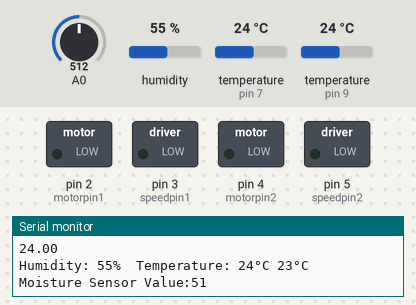
Recording of a sketch running on a simulated Arduino Uno, built with avr-gcc and run on an emulated ATmega328P. On the bench: switched loads named in the sketch (green lamp = pin HIGH), the last lines printed to the serial monitor. The test bench sets the inputs (shaded band); at power-on: A0 = 512, humidity 55 %, temperature (sensors on pin 7, pin 9) 24 °C.

Above: at 7.5 s.
7.6 s: A0 set to 698
13.0 s: A0 set to 721
At 15.5 s:
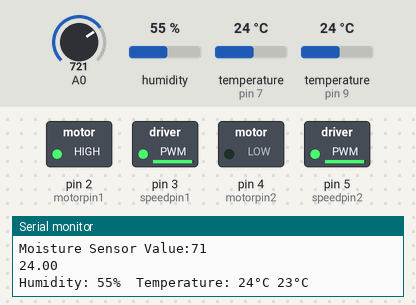
18.4 s: A0 set to 306
At 23.3 s:
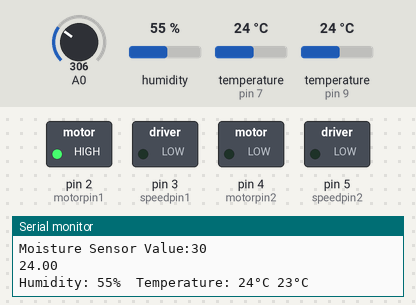
24.1 s: A0 set to 716
At 27.9 s:
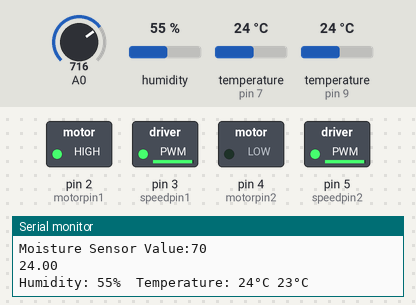
29.5 s: A0 set to 60
At 34.5 s:
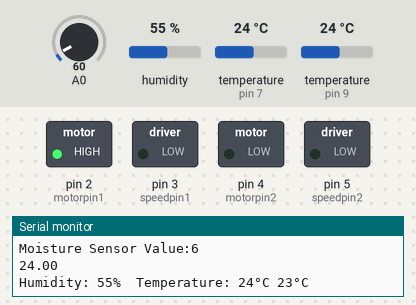
Timing chart, 0 to 36.0 s (numbered marks = the images above; inputs shaded):
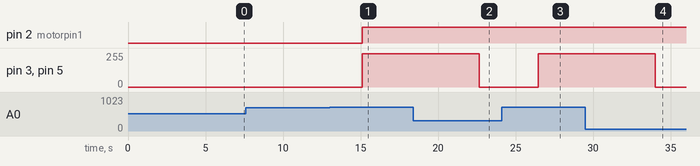

Measured:
- the behaviour switches between 705 and 706 on A0 (found by bisection; images 0 and 1)
- after the input at 13.0 s, pin 2 (motorpin1): LOW → HIGH after 2.1 s; pin 3 (speedpin1), pin 5 (speedpin2): 0/255 → 250/255 after 2.1 s
- after the input at 18.4 s, pin 3 (speedpin1), pin 5 (speedpin2): 250/255 → 0/255 after 4.3 s
- after the input at 24.1 s, pin 3 (speedpin1), pin 5 (speedpin2): 0/255 → 250/255 after 2.4 s
- after the input at 29.5 s, pin 3 (speedpin1), pin 5 (speedpin2): 250/255 → 0/255 after 4.5 s

The sketch:

Integration.ino
```cpp
#include <OneWire.h>
#include "DHT.h"

int DS18S20_Pin = 9;  //DS18S20 Signal pin on digital 9
//Temperature chip i/o
OneWire ds(DS18S20_Pin); // on digital pin 2


#define DHTPIN 7// Digital pin connected to the DHT sensor
#define DHTTYPE DHT22   // DHT 22  (AM2302), AM2321
DHT dht(DHTPIN, DHTTYPE);


int analogValue = 0;
int period = 3000;
unsigned long time_now = 0;
int speed = 250;
int motorpin1 = 2 ;
int motorpin2 = 4 ;
int speedpin1 = 3 ;
int speedpin2 = 5 ;
int moisture_value = 0;

void setup(){
  pinMode(motorpin1, OUTPUT);
  pinMode(motorpin2, OUTPUT);
  pinMode(speedpin1, OUTPUT);
  pinMode(speedpin2, OUTPUT);
  Serial.begin(9600);
  dht.begin();

}

void loop(){
  if(millis() > time_now + period){
  moisture_value = map(moisture(), 1023, 0, 100, 0);
  Serial.print("Moisture Sensor Value:");
  Serial.println(moisture_value);

  float temperature = soil_temperature(); //will take about 750ms to run
  Serial.println(temperature);

  int* humidity_ptr = humidity();

  Serial.print(F("Humidity: "));
  Serial.print(humidity_ptr[0]);
  Serial.print(F("%  Temperature: "));
  Serial.print(humidity_ptr[1]);
  Serial.print(F("°C "));
  Serial.print(humidity_ptr[2]);
  Serial.println(F("°C "));

  time_now = millis();

  }
  if(moisture_value >= 70){
    forward();
  }

  else{
    stop_robot();
  }

 }


int moisture(){
 return analogRead(A0);
}

float soil_temperature(){
  //returns the temperature from one DS18S20 in DEG Celsius

byte data[12];
byte addr[8];

if ( !ds.search(addr)) {
//no more sensors on chain, reset search
ds.reset_search();
return -1000;
}

if ( OneWire::crc8( addr, 7) != addr[7]) {
Serial.println("CRC is not valid!");
return -1000;
}

if ( addr[0] != 0x10 && addr[0] != 0x28) {
Serial.print("Device is not recognized");
return -1000;
}

ds.reset();
ds.select(addr);
ds.write(0x44,1); // start conversion, with parasite power on at the end

delay(750); // Wait for temperature conversion to complete

byte present = ds.reset();
ds.select(addr);
ds.write(0xBE); // Read Scratchpad


for (int i = 0; i < 9; i++) { // we need 9 bytes
data[i] = ds.read();
}

ds.reset_search();

byte MSB = data[1];
byte LSB = data[0];

float tempRead = ((MSB << 8) | LSB); //using two's compliment
float TemperatureSum = tempRead / 16;

return TemperatureSum;

}


int* humidity(){
  int* res = new int[3];
  // Reading temperature or humidity takes about 250 milliseconds!
  // Sensor readings may also be up to 2 seconds 'old' (its a very slow sensor)
  float h = dht.readHumidity();
  // Read temperature as Celsius (the default)
  float t = dht.readTemperature();

  // Check if any reads failed and exit early (to try again).
  if (isnan(h) || isnan(t)) {
    Serial.println(F("Failed to read from DHT sensor!"));
    return;
  }

  // Compute heat index in Celsius (isFahreheit = false)
  float hic = dht.computeHeatIndex(t, h, false);

  res[0] = h;
  res[1] = t;
  res[2] = hic;
  return res;
}


void backward() {
  digitalWrite (motorpin1, LOW);
  digitalWrite (motorpin2, HIGH);
  analogWrite(speedpin1, speed);
  analogWrite(speedpin2, speed);
}

void forward() {
  digitalWrite (motorpin1, HIGH);
  digitalWrite (motorpin2, LOW);
  analogWrite(speedpin1, speed);
  analogWrite(speedpin2, speed);
}

void right() {
  digitalWrite (motorpin1, HIGH);
  digitalWrite (motorpin2, HIGH);
  analogWrite(speedpin1, speed);
  analogWrite(speedpin2, speed);
}

void left() {
  digitalWrite (motorpin1, LOW);
  digitalWrite (motorpin2, LOW);
  analogWrite(speedpin1, speed);
  analogWrite(speedpin2, speed);
}

void stop_robot(){
  analogWrite(speedpin1, 0);
  analogWrite(speedpin2, 0);
}
```
